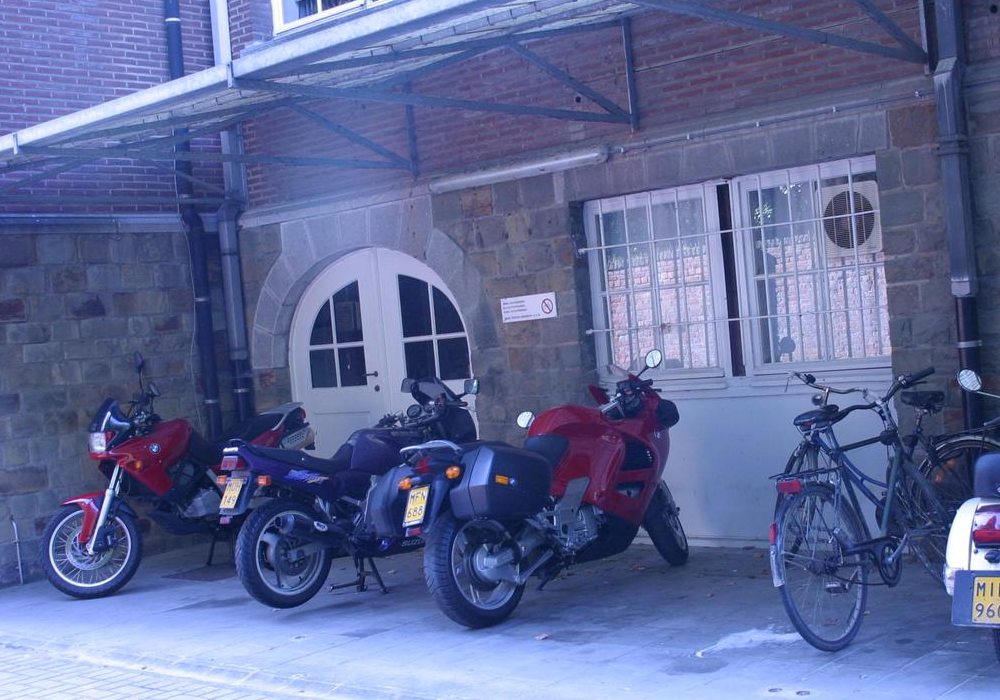
#> input picture dataset/distortion/blur_1/img1.ppm, 1000 x 700 px, found by its file name
$ jupyter execute SPM.ipynb
#> lines starting #> are read from the running program, lines starting #| are printed output that depends on the picture
[cell 1]
import cv2
import numpy as np
from sklearn.cluster import MiniBatchKMeans
import matplotlib.pyplot as plt

[cell 2]
from google.colab import drive
drive.mount('/content/drive')

[cell 3]
# extract dense SIFT descriptors + their (x,y) locations
def extract_dense_sift(image, step_size=8, bin_size=16):
    gray = cv2.cvtColor(image, cv2.COLOR_BGR2GRAY)
    sift = cv2.SIFT_create()
    # sample keypoints on a regular grid
    kps = [cv2.KeyPoint(x, y, bin_size)
           for y in range(0, gray.shape[0], step_size)
           for x in range(0, gray.shape[1], step_size)]
    _, descriptors = sift.compute(gray, kps)
    locations = np.array([kp.pt for kp in kps])
    return descriptors, locations

[cell 4]
# learn a visual‐vocabulary (codebook) via KMeans
def build_codebook(descriptors, vocab_size=100):
    kmeans = MiniBatchKMeans(
        n_clusters=vocab_size,
        batch_size=vocab_size*20,
        random_state=0
    )
    kmeans.fit(descriptors)
    return kmeans

[cell 5]
# compute the SPM feature vector
def spatial_pyramid_matching(image, descriptors, locations, kmeans, levels=2):
    h, w = image.shape[:2]
    words = kmeans.predict(descriptors)
    all_hist = []

    # weight scheme: level 0 gets 1/2^L, others get 1/2^{L−l+1}
    for l in range(levels+1):
        num_cells = 2**l
        w_cell, h_cell = w/num_cells, h/num_cells
        weight = (1/(2**levels)) if l==0 else (1/(2**(levels-l+1)))

        for i in range(num_cells):
            for j in range(num_cells):
                # cell bounds
                x0, x1 = i*w_cell, (i+1)*w_cell
                y0, y1 = j*h_cell, (j+1)*h_cell
                # select descriptors in this cell
                idx = np.where(
                    (locations[:,0]>=x0)&(locations[:,0]<x1)&
                    (locations[:,1]>=y0)&(locations[:,1]<y1)
                )[0]
                hist, _ = np.histogram(
                    words[idx],
                    bins=np.arange(kmeans.n_clusters+1),
                    density=False
                )
                # normalize histogram
                if hist.sum()>0:
                    hist = hist.astype(float)/hist.sum()
                all_hist.append(weight*hist)

    return np.hstack(all_hist)

[cell 6]
def histogram_intersection(h1, h2):
    return np.sum(np.minimum(h1, h2))

[cell 7]
path_1 = "/content/drive/My Drive/xiaobao/test_data/img1.ppm"
path_2 = "/content/drive/My Drive/xiaobao/test_data/img5.ppm"
img1 = cv2.imread(path_1)
#> img1 is the input picture: shape (700, 1000, 3); mean B, G, R 151.7, 105.1, 94.9
img2 = cv2.imread(path_2)
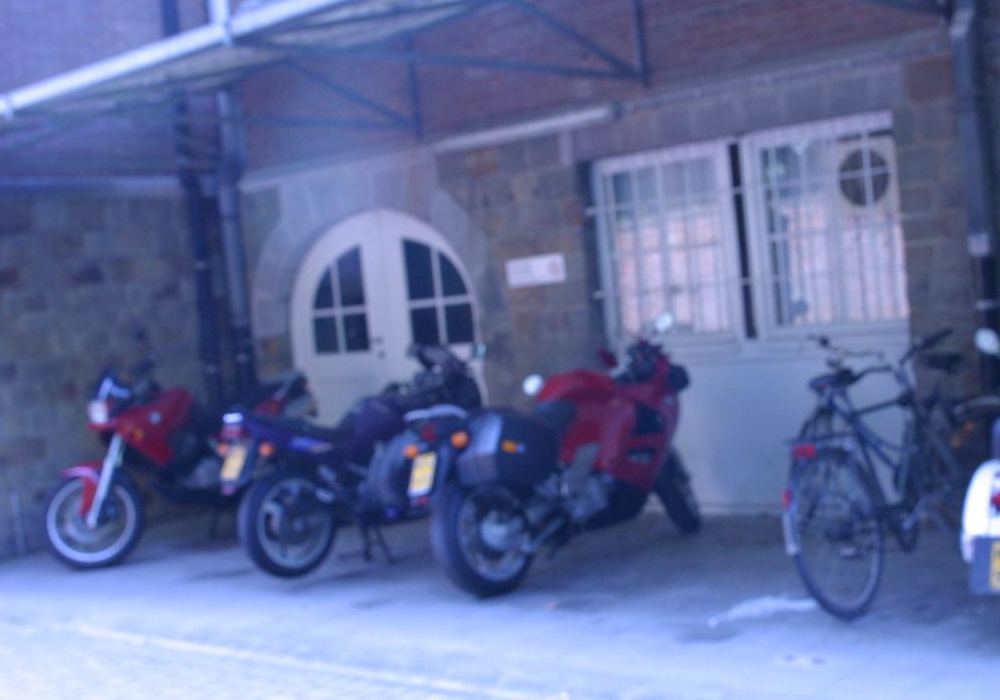
#> input picture dataset/distortion/blur_1/img5.ppm, 1000 x 700 px, found by its file name
#> img2 is the input picture: shape (700, 1000, 3); mean B, G, R 158.7, 110.6, 98.6

# Extract SIFT descriptors and locations
desc1, locs1 = extract_dense_sift(img1)
#> in extract_dense_sift, `gray = cv2.cvtColor(image, cv2.COLOR_BGR2GRAY)`:
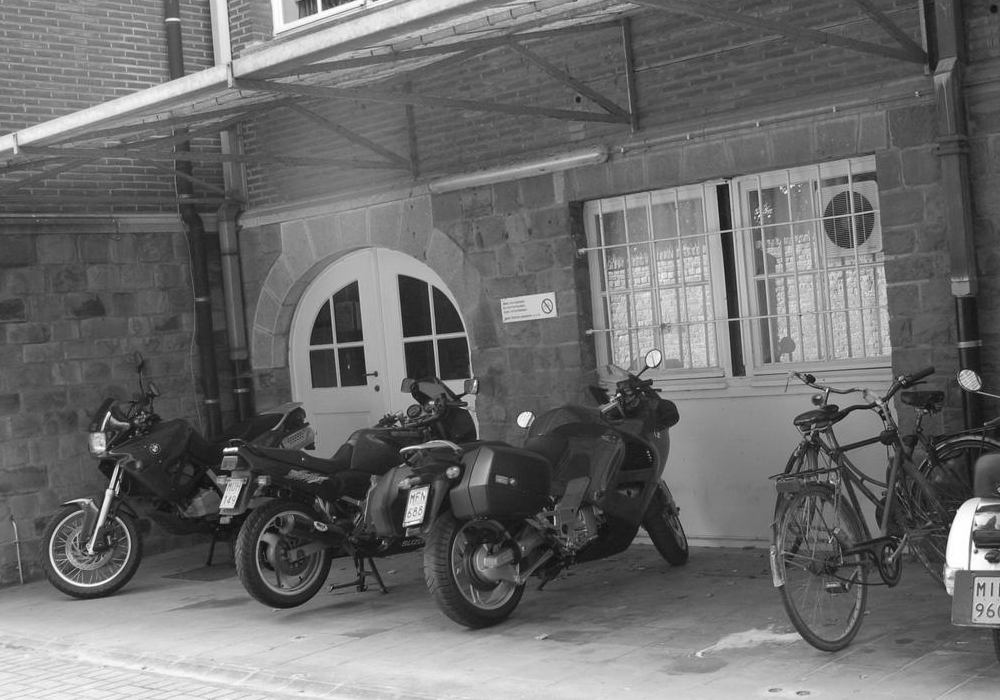
#> gray: shape (700, 1000); min 5, max 255, mean 107.3
#> locs1 = 11000 pairs, first value 0 to 992, second value 0 to 696
desc2, locs2 = extract_dense_sift(img2)
#> call 2 of extract_dense_sift, with step_size = 8, bin_size = 16
#> in extract_dense_sift (call 2), `gray = cv2.cvtColor(image, cv2.COLOR_BGR2GRAY)`:
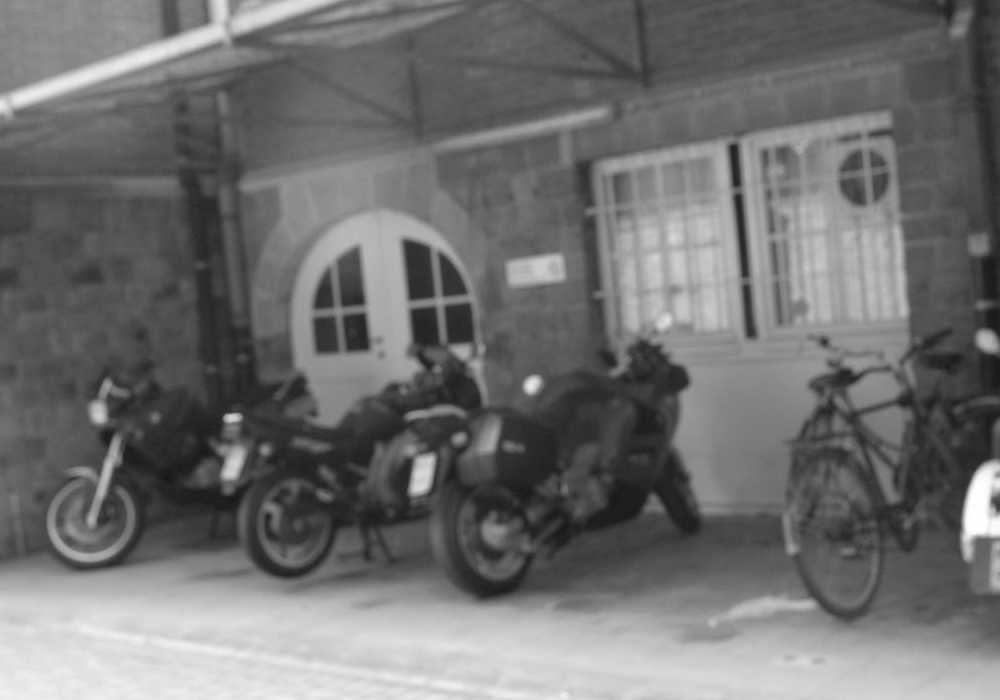
#> gray: shape (700, 1000); min 23, max 255, mean 112.5
#> locs2 has the same summary as locs1

# Build a shared codebook
all_descs = np.vstack([desc1, desc2])
kmeans = build_codebook(all_descs, vocab_size=100)

# Compute SPM features
feat1 = spatial_pyramid_matching(img1, desc1, locs1, kmeans, levels=2)
#> in spatial_pyramid_matching, `words = kmeans.predict(descriptors)`: words = 11000 values, max 99 at index 6579, min 0 at index 694, mean 46.59
#> after the loop in spatial_pyramid_matching, `for l in range(levels+1):`: all_hist = 21 items
#> feat1 = 2100 values, max 0.144 at index 900, min 0 at index 103, mean 0.0044
feat2 = spatial_pyramid_matching(img2, desc2, locs2, kmeans, levels=2)
#> feat2 = 2100 values, max 0.098 at index 500, min 0 at index 101, mean 0.0044

# Compute similarity
sim_score = histogram_intersection(feat1, feat2)
#> sim_score = 6.78
print(f"SPM Histogram Intersection Similarity: {sim_score:.4f}")
#| SPM Histogram Intersection Similarity: 6.7809

[cell 8]
plt.figure(figsize=(10,3))
plt.plot(feat1, label="Image 1")
plt.plot(feat2, label="Image 2", alpha=0.7)
plt.legend()
plt.title("SPM Feature Vectors")
plt.tight_layout()
plt.show()
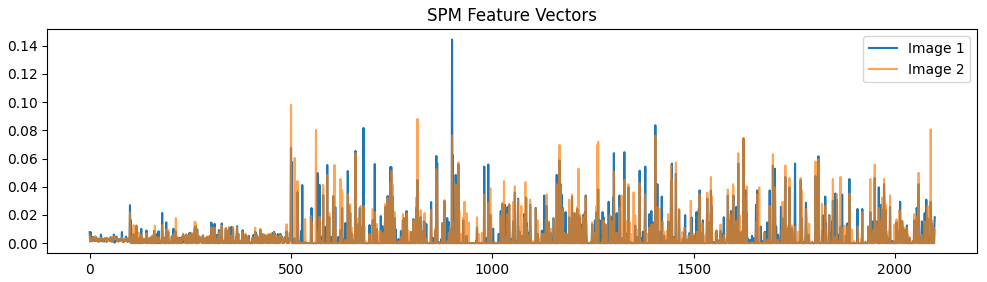
#> figure drawn by matplotlib, 1 panel; curve peaks at x = 900, y = 0.144; curve peaks at x = 500, y = 0.098

[cell 9]
# Convert BGR (OpenCV default) to RGB for correct color display
img1_rgb = cv2.cvtColor(img1, cv2.COLOR_BGR2RGB)
img2_rgb = cv2.cvtColor(img2, cv2.COLOR_BGR2RGB)

# Plot side by side
plt.figure(figsize=(12, 5))
plt.subplot(1, 2, 1)
plt.imshow(img1_rgb)
plt.title(f'Image 1: {path_1}')
plt.axis('off')

plt.subplot(1, 2, 2)
plt.imshow(img2_rgb)
plt.title(f'Image 2: {path_2}')
plt.axis('off')

plt.suptitle(f'SPM Similarity Score: {sim_score:.4f}', fontsize=14)
plt.tight_layout()
plt.show()
